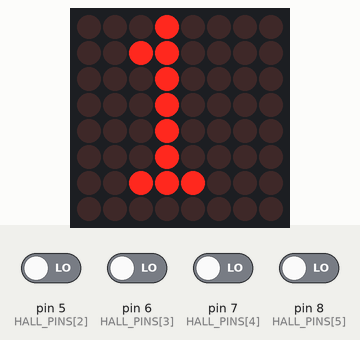
Simulated run of this sketch. Board: Arduino Uno, built with avr-gcc and run on an emulated ATmega328P. Shown: 8×8 LED matrix. The test bench sets the inputs (shaded band); at power-on: pin 5 (HALL_PINS[2]), pin 6 (HALL_PINS[3]), pin 7 (HALL_PINS[4]), pin 8 (HALL_PINS[5]) LOW. Random numbers use the default seed unless the sketch sets one.

Above: at 11.4 s.
11.5 s: pin 8 (HALL_PINS[5]) driven HIGH
At 12.8 s:
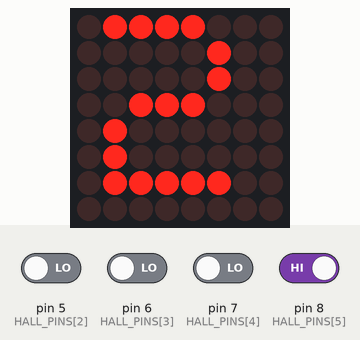
13.0 s: pin 7 (HALL_PINS[4]) driven HIGH
At 13.9 s:
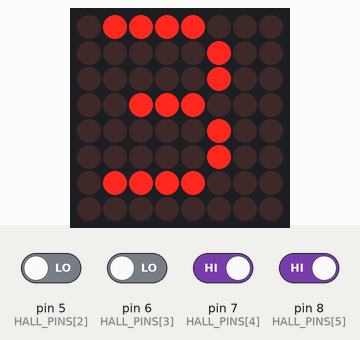
14.8 s: pin 7 (HALL_PINS[4]) driven LOW
At 14.89 s:
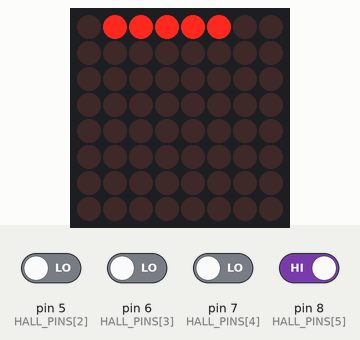
16.4 s: pin 8 (HALL_PINS[5]) driven LOW
At 16.49 s:
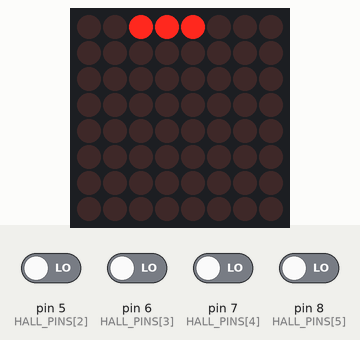
18.0 s: pin 6 (HALL_PINS[3]) driven HIGH and pin 7 (HALL_PINS[4]) driven HIGH and pin 8 (HALL_PINS[5]) driven HIGH
At 19.0 s:
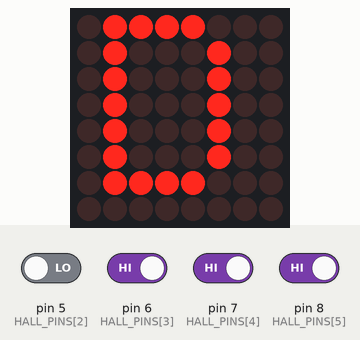
19.8 s: pin 6 (HALL_PINS[3]) driven LOW
At 19.89 s:
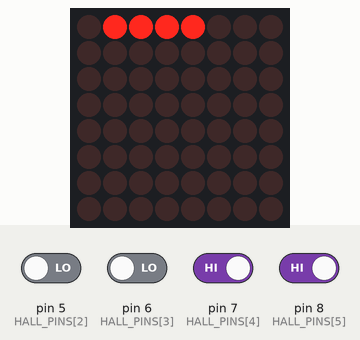

Measured:
- after the input at 11.5 s, the display: first changes at once (image 1 shows a later state)
- after the input at 13.0 s, the display: first changes at once (image 2 shows a later state)
- after the input at 14.8 s, the display: first changes at once (image 3 shows a later state)
- after the input at 16.4 s, the display: first changes at once (image 4 shows a later state)
- after the input at 18.0 s, the display: first changes at once (image 5 shows a later state)
- after the input at 19.8 s, the display: first changes at once (image 6 shows a later state)

The sketch:

GearShift6_8x8.ino
```cpp
// (licence header left out)
/** @mainpage Introduction and Installation
 *
 * @section intro_sec Introduction
 *
 * This is the documentation for GearShift6_8x8.ino - named as such due
 * to it being code that handles Gear Shifting using 6 (by default) hall
 * effect sensors which determines the current gear position then displays
 * the result on an 8x8 LED display matrix with relevant (and not so
 * relevant) animations.
 *
 * @subsection note_sub Please Note
 * This code was originally developed for my Dad's scratch-built Locost 7.
 * As such, whilst this code was designed with flexibility and customisation
 * in mind, it of course comes with a few caveats. For example:
 * - Whilst the gear/sensor numbers and values can be adjusted,
 * it is still assumed that there are only 2 directions for gear changes - Up and Down.
 *     + Other configurations will still work, but the animations rely on
 *     this structure and as such will still slide up or down only.
 *     This is on my TODO list for future changes!
 *
 * @section install_sec Software Installation
 *
 * @subsection step1 Step 1: Install Arduino IDE and relevant libraries.
 * 3 additional libraries are used in this code and need to be installed
 * via Tools > Manage Libraries in the Arduino IDE. Searching for their
 * names should allow you to find them with ease.
 * Library          | Used For:
 * -------------    | -------------
 * MD_MAX72xx.h     | Interacting with display(s)
 * MD_Parola.h      | Text and Sprite Animation
 * CircularBuffer.h | Tracking gear change history
 *
 * @subsection step2 Step 2: Adjust variables.
 * Most variables are able to be changed to suit your particular setup.
 * Take care to read the documentation for each, as some must meet
 * particular conditions to work as expected (in particular; pin numbers).
 *
 * @subsection step3 Step 3: Verify changes.
 * Use the Verify button (looks like a check/tick underneath the "File" menu heading)
 * to verify that any changes have been implemented correctly. The IDE will
 * warn of any errors it encounters when compiling the code.
 * For additional information, ensure the "Show verbose output" checkboxes
 * are marked in the IDE Preferences (File > Preferences, Settings Tab).
 * - This step is obviously not necessary if no changes are made to the code.
 *
 * @subsection step4 Step 4: Connect Arduino and upload.
 * If connecting via USB, the appropriate port and board should be automatically
 * selected by the IDE, but can be confirmed or manually adjusted under
 * the Tools menu heading (see "Board" and "Port" subsections).
 *
 * @subsection step5 Step 5: Wire up Arduino and test!
 * Currently, no instructions are available from us but this will be changed
 * in the future. Ensure the pins used match what is written in the code's
 * variables.
 *
 * @section anim_sec Animations
 *
 * As the [MD_Parola library](https://github.com/MajicDesigns/MD_Parola) is used,
 * animations using the [relevant sprites](https://arduinoplusplus.wordpress.com/2018/04/19/parola-a-to-z-sprite-text-effects/)
 * can be used if desired and a few select ones are already implemented.
 */


/* Necessary libraries, ensure they are
  installed in Arduino IDE before uploading */
#include <SPI.h>                                                                // should be included in default Arduino IDE
#include <MD_Parola.h>
#include <MD_MAX72xx.h>
#include <CircularBuffer.h>

/** Change if using PAROLA_HW or other LED hardware,
* incorrect setting can cause orientation issues */
#define HARDWARE_TYPE MD_MAX72XX::GENERIC_HW
#define ARRAY_SIZE(a) (sizeof(a) / sizeof(a[0]))

/* Settings: */

// GEAR SETTINGS
/** How many gears are used - must match the number of gear characters in GearChars array */
const byte    NUM_GEARS                        = 7;
/** Used for loop counting etc when starting with 0 */
const int8_t  NUM_LOOPS                        = NUM_GEARS - 1;
/** Set number of stored previous gear states - 4 used here used to detect 'sequence' such as 1-2-1-2, which can then be acted upon */
const uint8_t BufferSize                       = 4;
/** Layout here from left to right should match gear order on vehicle from top to bottom/start to finish */
const char    GearChars[NUM_GEARS]             = {'P', 'R', 'N', 'D', '3', '2', '1'};
// DISPLAY AND SENSOR SETTINGS
/** Hall Effect sensor pins in the same order as GearChars array - 'Park' position is assumed to not have a sensor and so the first pin represents "R" */
const uint8_t HALL_PINS[NUM_LOOPS]             = {      3,   4,   5,   6,   7,   8 };
/** SPI data pin (MOSI) */
const uint8_t DATA_PIN                         = 11;
/** SPI clock pin (SCK) */
const uint8_t CLK_PIN                          = 13;
/** SPI chip-select pin for the MAX72xx */
const uint8_t CS_PIN                           = 10;
/** Number of daisy-chained MAX72xx display modules */
const uint8_t MAX_DEVICES                      = 1;

// CUSTOMISATION
/** Text scrolled upon boot */
const char    StartupText[]                    = {"Scratch built by Kevin Jolliffe"};
/** Sequence of gears necessary to display and loop animations (i.e. D-N-D-N), must be same length as BufferSize */
const char    AnimSequence[BufferSize]         = {'D', 'N', 'D', 'N'};
/** Sequence of gears necessary to display and loop the startup text (i.e. R-N-R-N), must be same length as BufferSize */
const char    ScrolltextSequence[BufferSize]   = {'R', 'N', 'R', 'N'};
/** Speed that StartupText and animations are scrolled, number is milliseconds between frame updates */
const uint16_t ScrollSpeed                     = 75;
/** Set brightness of LEDs (using range 0-15), can replace with potentiometer-derived value */
const byte    BRIGHTNESS                       = 4;
/** Debounce delay (ms) between the two sensor reads in getGear() - filters
*  electrical noise and transient readings during gear transitions.
*  5ms is imperceptible to the driver given display animations take 500ms+. */
const uint8_t DEBOUNCE_DELAY                   = 5;

// DEBUGGING
/** Set to 1 to enable debugging via Serial, 0 to disable.
*
*  Intended workflow: reflash with DebugMode=1 before a debugging session,
*  then reflash with DebugMode=0 when finished. When enabled, the sketch
*  runs debugFunction() once in setup() then halts in an infinite loop —
*  it will not enter the normal gear-reading loop. Reboot the Arduino to
*  restart (e.g. power-cycle the car). This is by design so that debug
*  output is captured cleanly without interleaving live readings. */
const byte    DebugMode                        = 0;
/** Number of readings in debug mode, recommended to match buffer size or larger */
const uint8_t DebugReads                       = BufferSize;
/** Delay between debug readings in milliseconds (3 seconds by default) */
const int     DebugDelay                       = 3000;
/** Set baud rate here for Serial communication */
const int     BAUD_SPEED                       = 9600;

// HARDWARE SPI
/** Creates display instance using given settings (HARDWARE_TYPE, CS_PIN, MAX_DEVICES) */
MD_Parola Parola = MD_Parola(HARDWARE_TYPE, CS_PIN, MAX_DEVICES);

/* Forward declarations (auto-generated by the Arduino IDE; required for
   standard C++ compilers used in testing and non-IDE builds) */
void     hallSetup();
void     displaySetup();
int8_t   getGear();
void     displayGear(int8_t gearValue);
void     checkHistory();
boolean  checkArrays(const char arrayA[], const char arrayB[], size_t numItems);
void     displayAnimation(byte selection);
void     debugFunction();
// SOFTWARE SPI
//MD_Parola P = MD_Parola(HARDWARE_TYPE, DATA_PIN, CLK_PIN, CS_PIN, MAX_DEVICES);


/* Sprite definitions - stored in RAM/PROGMEM to save memory */

const uint8_t F_PMAN = 6;
const uint8_t W_PMAN = 8;
const uint8_t PROGMEM pacman[F_PMAN * W_PMAN] = {
  0x00, 0x81, 0xc3, 0xe7, 0xff, 0x7e, 0x7e, 0x3c,
  0x00, 0x42, 0xe7, 0xe7, 0xff, 0xff, 0x7e, 0x3c,
  0x24, 0x66, 0xe7, 0xff, 0xff, 0xff, 0x7e, 0x3c,
  0x3c, 0x7e, 0xff, 0xff, 0xff, 0xff, 0x7e, 0x3c,
  0x24, 0x66, 0xe7, 0xff, 0xff, 0xff, 0x7e, 0x3c,
  0x00, 0x42, 0xe7, 0xe7, 0xff, 0xff, 0x7e, 0x3c,
};
/**< Sprite definition for gobbling pacman animation */

const uint8_t F_PMANGHOST = 6;
const uint8_t W_PMANGHOST = 18;
static const uint8_t PROGMEM pacmanghost[F_PMANGHOST * W_PMANGHOST] = {
  0x00, 0x81, 0xc3, 0xe7, 0xff, 0x7e, 0x7e, 0x3c, 0x00, 0x00, 0x00, 0xfe, 0x7b, 0xf3, 0x7f, 0xfb, 0x73, 0xfe,
  0x00, 0x42, 0xe7, 0xe7, 0xff, 0xff, 0x7e, 0x3c, 0x00, 0x00, 0x00, 0xfe, 0x7b, 0xf3, 0x7f, 0xfb, 0x73, 0xfe,
  0x24, 0x66, 0xe7, 0xff, 0xff, 0xff, 0x7e, 0x3c, 0x00, 0x00, 0x00, 0xfe, 0x7b, 0xf3, 0x7f, 0xfb, 0x73, 0xfe,
  0x3c, 0x7e, 0xff, 0xff, 0xff, 0xff, 0x7e, 0x3c, 0x00, 0x00, 0x00, 0xfe, 0x73, 0xfb, 0x7f, 0xf3, 0x7b, 0xfe,
  0x24, 0x66, 0xe7, 0xff, 0xff, 0xff, 0x7e, 0x3c, 0x00, 0x00, 0x00, 0xfe, 0x73, 0xfb, 0x7f, 0xf3, 0x7b, 0xfe,
  0x00, 0x42, 0xe7, 0xe7, 0xff, 0xff, 0x7e, 0x3c, 0x00, 0x00, 0x00, 0xfe, 0x73, 0xfb, 0x7f, 0xf3, 0x7b, 0xfe,
};
/**< Sprite definition for ghost pursued by pacman */

const uint8_t F_SAILBOAT = 1;
const uint8_t W_SAILBOAT = 11;
const uint8_t PROGMEM sailboat[F_SAILBOAT * W_SAILBOAT] = {
  0x10, 0x30, 0x58, 0x94, 0x92, 0x9f, 0x92, 0x94, 0x98, 0x50, 0x30,
};
/**< Sprite definition for sail boat */

const uint8_t F_STEAMBOAT = 2;
const uint8_t W_STEAMBOAT = 11;
const uint8_t PROGMEM steamboat[F_STEAMBOAT * W_STEAMBOAT] = {
  0x10, 0x30, 0x50, 0x9c, 0x9e, 0x90, 0x91, 0x9c, 0x9d, 0x90, 0x71,
  0x10, 0x30, 0x50, 0x9c, 0x9c, 0x91, 0x90, 0x9d, 0x9e, 0x91, 0x70,
};
/**< Sprite definition for steam boat */

const uint8_t F_HEART = 5;
const uint8_t W_HEART = 9;
const uint8_t PROGMEM beatingheart[F_HEART * W_HEART] = {
  0x0e, 0x11, 0x21, 0x42, 0x84, 0x42, 0x21, 0x11, 0x0e,
  0x0e, 0x1f, 0x33, 0x66, 0xcc, 0x66, 0x33, 0x1f, 0x0e,
  0x0e, 0x1f, 0x3f, 0x7e, 0xfc, 0x7e, 0x3f, 0x1f, 0x0e,
  0x0e, 0x1f, 0x33, 0x66, 0xcc, 0x66, 0x33, 0x1f, 0x0e,
  0x0e, 0x11, 0x21, 0x42, 0x84, 0x42, 0x21, 0x11, 0x0e,
};
/**< Sprite definition for beating heart */

const uint8_t F_INVADER = 2;
const uint8_t W_INVADER = 10;
const uint8_t PROGMEM spaceinvader[F_INVADER * W_INVADER] = {
  0x0e, 0x98, 0x7d, 0x36, 0x3c, 0x3c, 0x36, 0x7d, 0x98, 0x0e,
  0x70, 0x18, 0x7d, 0xb6, 0x3c, 0x3c, 0xb6, 0x7d, 0x18, 0x70,
};
/**< Sprite definition for space invader */

const uint8_t F_FIRE = 2;
const uint8_t W_FIRE = 11;
const uint8_t PROGMEM fire[F_FIRE * W_FIRE] = {
  0x7e, 0xab, 0x54, 0x28, 0x52, 0x24, 0x40, 0x18, 0x04, 0x10, 0x08,
  0x7e, 0xd5, 0x2a, 0x14, 0x24, 0x0a, 0x30, 0x04, 0x28, 0x08, 0x10,
};
/**< Sprite definition for fire */

const uint8_t F_WALKER = 5;
const uint8_t W_WALKER = 7;
const uint8_t PROGMEM walker[F_WALKER * W_WALKER] = {
  0x00, 0x48, 0x77, 0x1f, 0x1c, 0x94, 0x68,
  0x00, 0x90, 0xee, 0x3e, 0x38, 0x28, 0xd0,
  0x00, 0x00, 0xae, 0xfe, 0x38, 0x28, 0x40,
  0x00, 0x00, 0x2e, 0xbe, 0xf8, 0x00, 0x00,
  0x00, 0x10, 0x6e, 0x3e, 0xb8, 0xe8, 0x00,
};
/**< Sprite definition for walking stick figure */

/* Struct used for storing/retrieving sprite settings. */
struct
{
  const uint8_t *data;
  uint8_t width;
  uint8_t frames;
}
sprite[] =
{
  { fire, W_FIRE, F_FIRE },
  { pacman, W_PMAN, F_PMAN },
  { walker, W_WALKER, F_WALKER },
  { beatingheart, W_HEART, F_HEART },
  { sailboat, W_SAILBOAT, F_SAILBOAT },
  { spaceinvader, W_INVADER, F_INVADER },
  { steamboat, W_STEAMBOAT, F_STEAMBOAT },
  { pacmanghost, W_PMANGHOST, F_PMANGHOST }
};

/* Variables that will change during runtime: */

/** An integer representing the current gear position
* (as given in the GearChars array). */
int8_t currentGear;
/** A Circular Buffer (array of length BufferSize)
* used to store the previous gear positions. */
CircularBuffer<int8_t, BufferSize> previousGears;                              // a buffer to store previous gear positions

/**
 * @brief Initialises sensors and LED display.
 *
 * Function that runs *once* when Arduino is first
 * booted; initialises sensors and LED display,
 * then loads known state (Park position) and
 * checks if DebugMode is enabled.
 * Also adds randomness to random() calls via
 * an analogue 'Pin 0' read.
 *
 */
void setup() {
  hallSetup();                                                                  // initialise sensors
  displaySetup();                                                               // initialise display
  currentGear = 0;                                                              // set current gear to 'Parked' position until first sensor read to establish known state
  previousGears.push(currentGear);                                              // push 'Park' {"P"} position to buffer also, which is translated to *char via GearChars[0]
  randomSeed(analogRead(0));                                                    // take 'noisy' reading (i.e. hopefully random) as the seed for our random() calls; seeded before debug mode so debugFunction()'s random() calls are also non-deterministic
  if (DebugMode == 1) {                                                        // check if DebugMode is enabled, and runs debugFunction() if TRUE
    Serial.begin(BAUD_SPEED);
    debugFunction();
  }
}

/**
 * @brief Main loop.
 *
 * The main loop that runs the core components
 * repeatedly until power-off.
 *
 */
void loop() {
  currentGear = getGear();                                                      // read hall effect sensors and calculate current gear position
  displayGear(currentGear);                                                     // display the current gear, with appropriate animation if different from previous gear
  checkHistory();                                                               // checks gear history for defined sequences and calls relevant functions
}

/** @brief Initialize the hall effect sensor pins as inputs.
*
* INPUT is used here assuming sensors have push-pull outputs or external
* pull-up/pull-down resistors are present. If your sensors have open-drain
* outputs and no external pull-ups, consider changing INPUT to INPUT_PULLUP
* to enable the Arduino's internal pull-up resistors and prevent floating
* inputs when no sensor is triggered. */
void hallSetup() {
  for (int8_t i = 0; i < NUM_LOOPS; i++) {
    pinMode(HALL_PINS[i], INPUT);
  }
}

/** @brief Setup LED display */
void displaySetup() {
  Parola.begin();                                                               // initialise display
  Parola.setIntensity(BRIGHTNESS);                                              // set display intensity/brightness
  Parola.displayClear();
  Parola.displayScroll(StartupText, PA_LEFT, PA_SCROLL_LEFT, ScrollSpeed);     // display message on startup
  while (!Parola.displayAnimate())                                              // play animation once until complete
    ;
  Parola.displayReset();
  Parola.displayClear();
}

/**
 * @brief Loop through sensors until LOW reading detected
 *
 * @return gear
 * A numeric value representing the current gear,
 * matching the gear's position in the GearChars array.
 */
int8_t getGear() {
  int8_t gear = NUM_LOOPS;
  while ((gear) && (digitalRead(HALL_PINS[gear - 1]))) {
    gear--;
  }
  delay(DEBOUNCE_DELAY);                                                        // short pause then re-read to confirm; filters noise and transition glitches
  int8_t gearConfirm = NUM_LOOPS;
  while ((gearConfirm) && (digitalRead(HALL_PINS[gearConfirm - 1]))) {
    gearConfirm--;
  }
  return (gear == gearConfirm) ? gear : previousGears.last();                  // only accept reading if both agree; otherwise hold last known gear
}

/**
 * @brief Displays current gear on LED, and checks if animations
 * should be used depending on previous gear value.
 *
 * @param gearValue A numeric value representing the current gear,
 * matching the gear's position in the GearChars array.
 */
void displayGear(int8_t gearValue) {
  static bool stablePrintDone = false;                                          // tracks whether the static (PA_PRINT) frame has been pushed for the current gear
  char curGearChar[2] = {GearChars[gearValue], '\0'};                           // explicit null terminator; single-char c-string for display
  if (gearValue == previousGears.last()) {                                      // if current gear is same as previous
    if (!stablePrintDone) {                                                     // print once to settle the library into PA_PRINT mode, then skip on subsequent loops
      Parola.displayText(curGearChar, PA_CENTER, 0, 0, PA_PRINT, PA_NO_EFFECT);
      Parola.displayAnimate();
      stablePrintDone = true;
    }
    return;
  }
  textEffect_t scrollDir = (previousGears.last() < gearValue) ? PA_SCROLL_DOWN  // previous gear sits left of current in GearChars → scroll down; otherwise scroll up
                                                              : PA_SCROLL_UP;
  Parola.displayText(curGearChar, PA_CENTER, ScrollSpeed, 1, scrollDir, PA_NO_EFFECT);
  while (!Parola.displayAnimate())                                              // play once animation until complete
    ;
  previousGears.push(gearValue);                                                // push current gear to buffer as it is different
  stablePrintDone = false;                                                      // next same-gear iteration must reprint to flip library out of scroll mode
}

/** @brief Checks for given sequence of gear changes using buffer
* functionality and calls other functions as required.
*
* Called every loop iteration. When the gear history buffer is full and
* matches a configured sequence, the corresponding animation plays.
* Re-triggering on subsequent calls with the same buffer contents is
* intentional: animations continue looping until the driver selects a
* different gear, at which point the buffer changes and the match breaks. */
void checkHistory() {
  if (previousGears.isFull()) {
    char gearHistory[BufferSize];                                              // create new char array from history for comparison
    for (int8_t i = 0; i < BufferSize; i++) {                                  // loop to populate array with char equivalents
      gearHistory[i] = GearChars[previousGears[i]];
    }
    if (checkArrays(gearHistory, AnimSequence, BufferSize) == true) {         // compares the two arrays; if buffer history matches AnimSequence, then display animation
      displayAnimation(random(ARRAY_SIZE(sprite)));                              // selects and displays random animation from struct array
    }
    else if (checkArrays(gearHistory, ScrolltextSequence, BufferSize) == true) {
      Parola.displayClear();
      Parola.displayScroll(StartupText, PA_LEFT, PA_SCROLL_LEFT, ScrollSpeed); // scroll StartupText
      while (!Parola.displayAnimate())                                          // play animation once until complete
        ;
      Parola.displayReset();
      Parola.displayClear();
    }
  }
}

/** @brief Compares 2 char arrays and returns boolean result. */
boolean checkArrays(const char arrayA[], const char arrayB[], size_t numItems) {
  boolean matchCheck = true;
  size_t i = 0;
  while (i < numItems && matchCheck) {
    matchCheck = (arrayA[i] == arrayB[i]);
    i++;
  }
  return matchCheck;
}

/** @brief Displays an animation based on the previously
* selected sprite definition from checkHistory function. */
void displayAnimation(byte selection) {
  char curGearChar[2] = {GearChars[previousGears.last()], '\0'};
  Parola.displayReset();
  Parola.displayClear();
  Parola.setSpriteData(
    sprite[selection].data, sprite[selection].width, sprite[selection].frames,  // entry sprite
    sprite[selection].data, sprite[selection].width, sprite[selection].frames   // exit sprite
  );
  Parola.displayText(
    curGearChar, PA_CENTER, ScrollSpeed, 1, PA_SPRITE, PA_SPRITE               // set animation settings
  );
  while (!Parola.displayAnimate())                                              // play animation once until complete
    ;
}

/** @brief Functions useful for debugging.
*
* Writes DebugReads lots of readings (default:4) from
* all hall sensors to Serial - with a delay to allow changing
* gear - then fills & prints buffer; for debugging purposes. */
void debugFunction() {
  String buf = "";
  String bufChars = "";
  for (int8_t i = 0; i < DebugReads; i++) {
    delay(DebugDelay);                                                         // wait to allow gear changing/hall sensor/magnet position changes
    for (int8_t x = 0; x < NUM_LOOPS; x++) {                                    // loop through all sensors and print values to Serial
      Serial.println(
        String(x + 1) +
        "| Digital: " +
        String(digitalRead(HALL_PINS[x])) +
        " Analogue: " +
        String(analogRead(HALL_PINS[x]))
      );
    }
    previousGears.push(random(NUM_GEARS));                                      // push pseudorandom GearChar values to buffer
    buf = buf + previousGears.last();                                           // add current gear in numeric form to a string for printing to Serial
    bufChars = bufChars + GearChars[previousGears.last()];                      // add current gear in char form to a string for printing to Serial
  }
  Serial.println("Buffer contents: " + buf + bufChars);                         // ...print buffer contents, to Serial...
  while (true);                                                                 // puts arduino into an infinite loop, reboot to start again
}
```
